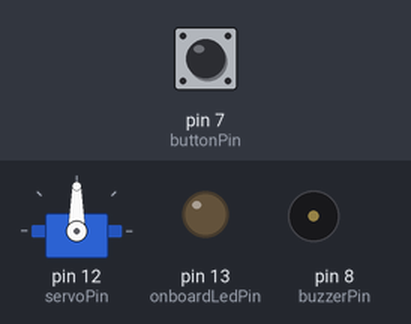
Bench run of a sketch on a simulated Arduino Uno, built with avr-gcc and run on an emulated ATmega328P. On the bench: servo, output pins drawn as LEDs (lit = HIGH), buzzer (waves = sounding). Inputs (shaded band) come from the test bench; at power-on: pin 7 (buttonPin) LOW. The local clock reads 2024-03-15 10:24:30 at power-on unless the sketch sets it; what the sketch prints to the serial monitor is not drawn.

Above: at 1.5 s.
1.6 s: pin 7 (buttonPin) pulled HIGH for 0.4 s
At 3.5 s:
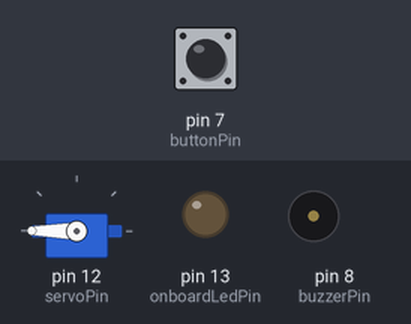
5.0 s: pin 7 (buttonPin) pulled HIGH for 1 s
At 7.6 s:
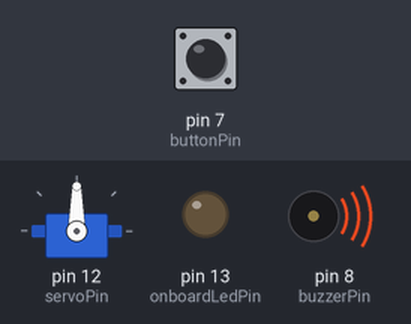
9.0 s: pin 7 (buttonPin) driven HIGH
At 10.9 s:
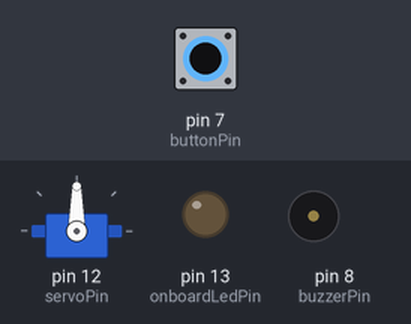
12.0 s: pin 7 (buttonPin) driven LOW
At 12.7 s:
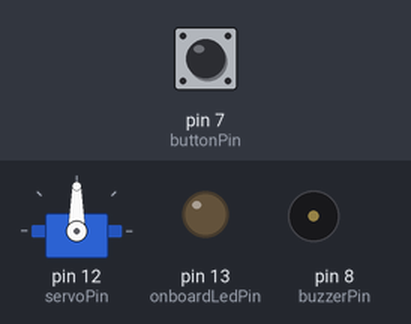
Timing chart, 0 to 14.5 s (numbered marks = the images above; inputs shaded):
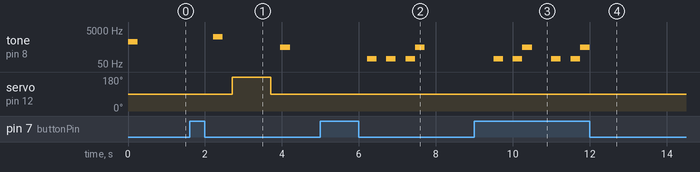

The sketch:

AutoFeederSketch.ino
```cpp
/* Sketch for Arduino to run the automatic feeder.
 *
 * Requires the Adafruit RTC library for the timing, even if not used.
 */

//includes
#include <Servo.h> //for running the servo
#include <Wire.h> //required for RTClib.h
#include "RTClib.h" //to run the real time clock functionality. https://github.com/adafruit/RTClib

//status indicator values
const int onboardLedPin = 13;

//buzzer values
const boolean buzz = true; //turns on and off the buzzer functionality
const int buzzerPin = 8;
const int buzzLength = 250;
const int buzzDefaultFreq = 1000;
const int buzzFeedStartFreq = 2000;
const int buzzFeedEndFreq = 500;
const int buzzBattWarnFreq = 2000;
const int buzzConfirmFreq = 100;

//Servo setup
Servo dispenserServo;
const int servoPin = 12;
const int feedServoSpinTime = 1000;
const int STOP = 90;
const int SPIN_CLOCKWISE = 180;
const int SPIN_COUNTER_CLOCKWISE = 0;

//clock
boolean timingEnabled = true;
RTC_DS3231 rtc;
const int numFeedTimes = 2;//be sure to update this
String feedTimes[numFeedTimes] = {//include hour, minute, and second without leading zero padding
  "7:0:0", // 7:00 AM
  "17:30:0" // 5:30 PM
};

//button
const int buttonPin = 7;
int buttonVal = 0; //the value gotten from the button when checked.
const int longPressLength = 500;

//other
const int mainWait = 250; //the number of milliseconds to wait before looping around in loop()

/*
 * Does a buzz if it is set to.
 */
void doBuzz(int frequency, boolean wait){
  if(buzz){
    tone(buzzerPin, frequency, buzzLength);
    if(wait){
      delay(buzzLength);
    }
  }
}

/*
 * Default function to not wait for buzz to finish.
 */
void doBuzz(){
  doBuzz(buzzDefaultFreq, false);
}

/*
 * Checks the state of the button, puts it into buttonVal
 */
void checkButton(){
  buttonVal = digitalRead(buttonPin);
}

/*
 * Formats a datetime in a readable format, for output.
 */
String formatDateTime(DateTime dtIn){
  return String(dtIn.month()) + "/" + String(dtIn.day()) + "/" + String(dtIn.year()) + " " + String(dtIn.hour()) + ":" + String(dtIn.minute()) + ":" + String(dtIn.second());
}
String formatDateTime(){
  return formatDateTime(rtc.now());
}

/*
 * Determines if it is time to do the feeding.
 */
boolean isFoodTime(){
  if(!timingEnabled){
    return false;
  }

  //build the timestamp to compare with
  DateTime curTime = rtc.now();
  Serial.println("Current Time: " + formatDateTime(curTime));
  String hr = String(curTime.hour());
  String mn = String(curTime.minute());
  String sd = String(curTime.second());
  String time = hr + ":" + mn + ":" + sd;

  //iterate through feed times to see if it is time
  for(int i = 0; i < numFeedTimes; i++){
    Serial.print("\"" + time + "\" == \"" + feedTimes[i] + "\" ?");

    if(feedTimes[i].equals(time)){//compare datetimes?
      Serial.println(" Yes");
      return true;
    }
    Serial.println(" No");
  }
  return false;
}

/*
 * Gets a number from a button. Use long press to exit.
 * Will beep once when incremented a number, and twice when confirmed the number, after a long press.
 * Loops around if incremented past the maxVal
 */
int getNumFromButton(int startAt, int maxVal){
  doBuzz(buzzFeedEndFreq, true);
  int output = startAt;
  bool counting = true;
  do{
    checkButton();
    if(buttonVal == HIGH){
      delay(longPressLength);
      checkButton();
      if(buttonVal == HIGH){
        counting = false;
      }else{
        output++;
        if(output > maxVal){
          output = startAt;
        }
        doBuzz(buzzConfirmFreq, true);
        delay(longPressLength);
      }
    }
  }while(counting);
  doBuzz(buzzConfirmFreq, true);
  delay(buzzLength);
  doBuzz(buzzConfirmFreq, true);
  return output;
}

/*
 * Sets the time using getNumFromButton()
 *
 * Order of setting (start value, max value):
 *   year (2000, 3000)
 *   day  (1, 31)
 *   hour (0, 23)
 *   minute (0, 59)
 */
void setTime(){
  delay(buzzLength);
  delay(buzzLength);
  doBuzz(buzzConfirmFreq, true);
  delay(buzzLength);
  doBuzz(buzzConfirmFreq, true);
  delay(buzzLength);
  doBuzz(buzzConfirmFreq, true);
  Serial.print("Getting Year... (");
  int year = getNumFromButton(2000, 3000);
  Serial.print(String(year) + ")\nGetting Month... (");
  int month = getNumFromButton(1, 12);
  Serial.print(String(month) + ")\nGetting Day... (");
  int day = getNumFromButton(1, 31);
  Serial.print(String(day) + ")\nGetting Hour... (");
  int hour = getNumFromButton(0, 23);
  Serial.print(String(hour) + ")\nGetting Minute... (");
  int minute = getNumFromButton(0, 59);
  Serial.println(String(minute));
  int second = 0;
  delay(buzzLength);
  doBuzz(buzzConfirmFreq, true);

  Serial.println("Finished getting numbers.");
  rtc.adjust(DateTime(year, month, day, hour, minute, second));
  Serial.println("Clock set to: " + formatDateTime());
}

/*
 * Does the feeding. Beeps, turns the servo, then beeps again when done.
 */
void feed(){
  Serial.println("FEEDING.");
  doBuzz(buzzFeedStartFreq, true);
  delay(buzzLength);

  pinMode(servoPin, OUTPUT);
  dispenserServo.write(SPIN_CLOCKWISE);
  delay(feedServoSpinTime);
  dispenserServo.write(STOP);
  digitalWrite(servoPin, LOW);
  pinMode(servoPin, INPUT);

  delay(buzzLength);
  doBuzz(buzzFeedEndFreq, false);
  Serial.println("FEEDING COMPLETE.");
  delay(1000);// ensure we are clear of the timeframe for timing
}

/*
 * Setup of things:
 *  - status led
 *  - buzzer
 *  - servo
 */
void setup(){
  Serial.begin(9600);
  Serial.println("\nBeginning setup of the Feeder.");
  // status led
  pinMode(onboardLedPin, OUTPUT);
  // buzzer
  pinMode(buzzerPin, OUTPUT);
  doBuzz();
  //servo
  dispenserServo.attach(servoPin);
  pinMode(servoPin, OUTPUT);
  //dispenserServo.write(STOP);

  if(timingEnabled){
    //clock
    boolean rtcOn = rtc.begin();
    //Serial.print(String(rtcOn) + "\n");
    if(!rtcOn){
      Serial.println("Couldn't find RTC. Timing Disabled");
      timingEnabled = false;
      doBuzz(buzzConfirmFreq, true);
      delay(buzzLength);
      doBuzz(buzzConfirmFreq, true);
      delay(buzzLength);
      doBuzz(buzzConfirmFreq, true);
      delay(buzzLength);
      doBuzz(buzzConfirmFreq, true);
    }else{
      if(rtc.lostPower()){
        Serial.println("Clock lost power.");
        setTime();
      }
    }
  }
  if(!timingEnabled){
    Serial.println("Timing disabled. Will only feed on button press.");
  }else{
    Serial.println("Current time: " + formatDateTime());
  }

  //button
  pinMode(buttonPin, INPUT);

  Serial.println("Finished setup.\n");
}

/* the loop routine runs over and over again forever
 *
 * Long press button to set the time anytime.
 */
void loop() {
  Serial.println("Begin loop()");
  checkButton();
  Serial.println("State of button: " + String(buttonVal));
  if(//decide if we need to dispense food
  buttonVal == HIGH || //if button pressed
  isFoodTime()
    ){
    if(buttonVal == HIGH){
      delay(longPressLength);
      checkButton();
      if(buttonVal == HIGH){
        setTime();
      }else{
        feed();
      }
    }else{
      feed();
    }
  }

  delay(mainWait);
  Serial.println("End loop()\n");
}
```

Measured:
- after the input at 1.6 s, tone on pin 8 (buzzerPin): silent → 2000 Hz after 0.61 s, → silent 0.25 s later, → 500 Hz 1.5 s later, → silent 0.25 s later; servo on pin 12 (servoPin): 90° → 180° after 1.1 s, → 90° 1.0 s later
- after the input at 5.0 s, tone on pin 8 (buzzerPin): plays 100 Hz for 0.25 s, 100 Hz for 0.25 s, 100 Hz for 0.25 s, 500 Hz for 0.25 s, starting after 1.2 s
- after the input at 9.0 s, tone on pin 8 (buzzerPin): plays 100 Hz for 0.25 s, 100 Hz for 0.25 s, 500 Hz for 0.25 s, 100 Hz for 0.25 s, 100 Hz for 0.25 s, 500 Hz for 0.25 s, starting after 0.50 s
- after the input at 12.0 s, tone on pin 8 (buzzerPin): goes on until 12.0 s, then stays silent
